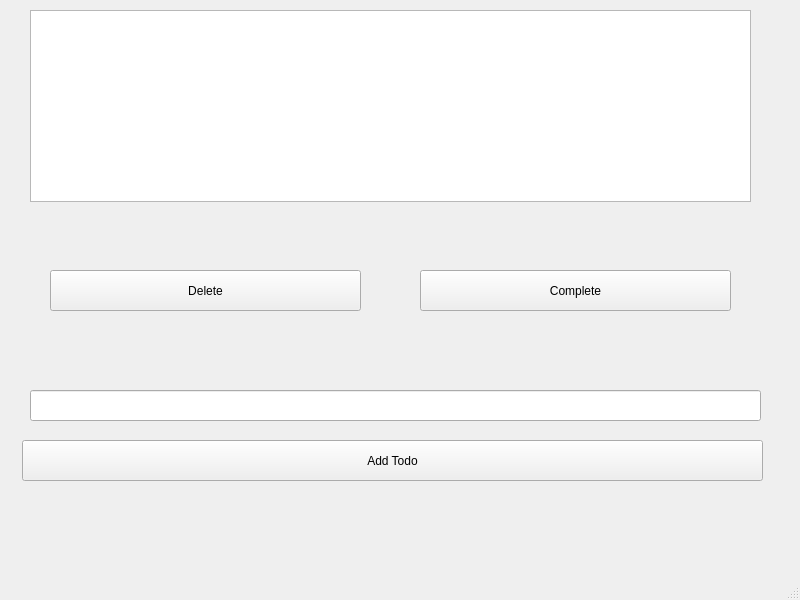
<?xml version="1.0" encoding="UTF-8"?>
<ui version="4.0">
 <class>MainWindow</class>
 <widget class="QMainWindow" name="MainWindow">
  <property name="geometry">
   <rect>
    <x>0</x>
    <y>0</y>
    <width>800</width>
    <height>600</height>
   </rect>
  </property>
  <property name="windowTitle">
   <string>MainWindow</string>
  </property>
  <widget class="QWidget" name="centralwidget">
   <widget class="QLineEdit" name="todoEdit">
    <property name="geometry">
     <rect>
      <x>30</x>
      <y>390</y>
      <width>731</width>
      <height>31</height>
     </rect>
    </property>
   </widget>
   <widget class="QPushButton" name="addButton">
    <property name="geometry">
     <rect>
      <x>22</x>
      <y>440</y>
      <width>741</width>
      <height>41</height>
     </rect>
    </property>
    <property name="text">
     <string>Add Todo</string>
    </property>
   </widget>
   <widget class="QListView" name="todoView">
    <property name="geometry">
     <rect>
      <x>30</x>
      <y>10</y>
      <width>721</width>
      <height>192</height>
     </rect>
    </property>
   </widget>
   <widget class="QWidget" name="widget" native="true">
    <property name="geometry">
     <rect>
      <x>40</x>
      <y>250</y>
      <width>701</width>
      <height>80</height>
     </rect>
    </property>
    <widget class="QPushButton" name="deleteButton">
     <property name="geometry">
      <rect>
       <x>10</x>
       <y>20</y>
       <width>311</width>
       <height>41</height>
      </rect>
     </property>
     <property name="text">
      <string>Delete</string>
     </property>
    </widget>
    <widget class="QPushButton" name="completeButton">
     <property name="geometry">
      <rect>
       <x>380</x>
       <y>20</y>
       <width>311</width>
       <height>41</height>
      </rect>
     </property>
     <property name="text">
      <string>Complete</string>
     </property>
    </widget>
   </widget>
  </widget>
  <widget class="QMenuBar" name="menubar">
   <property name="geometry">
    <rect>
     <x>0</x>
     <y>0</y>
     <width>800</width>
     <height>24</height>
    </rect>
   </property>
  </widget>
  <widget class="QStatusBar" name="statusbar"/>
 </widget>
 <resources/>
 <connections/>
</ui>
